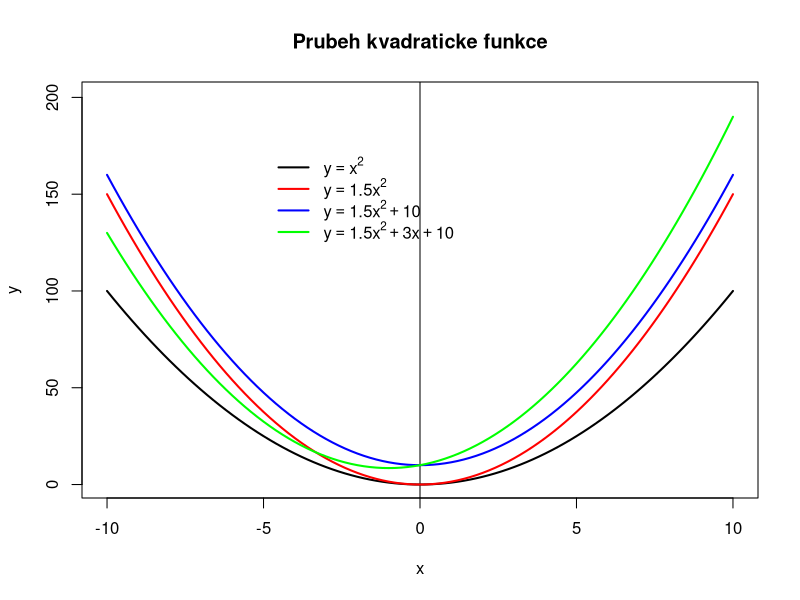
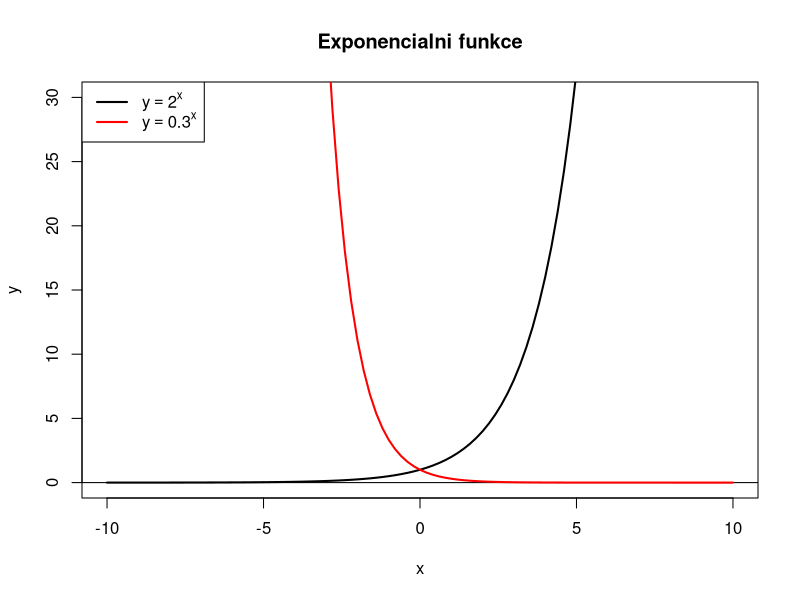
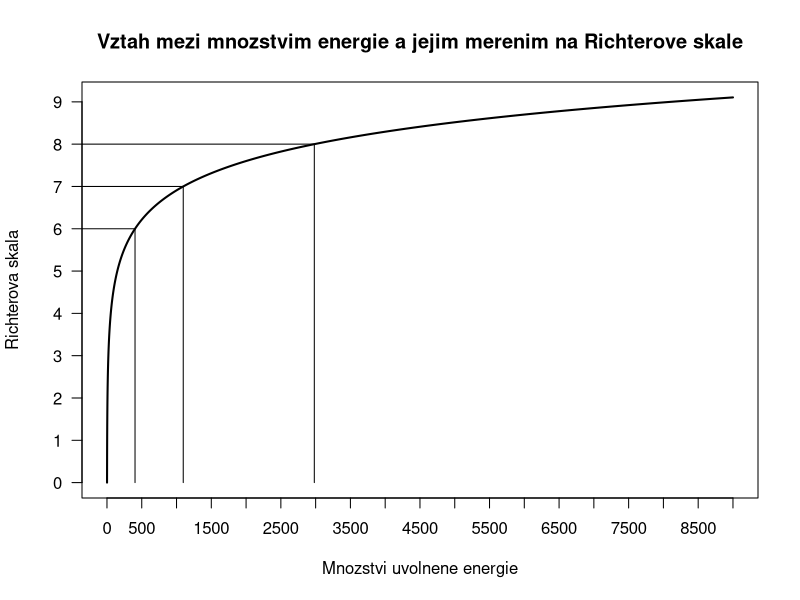
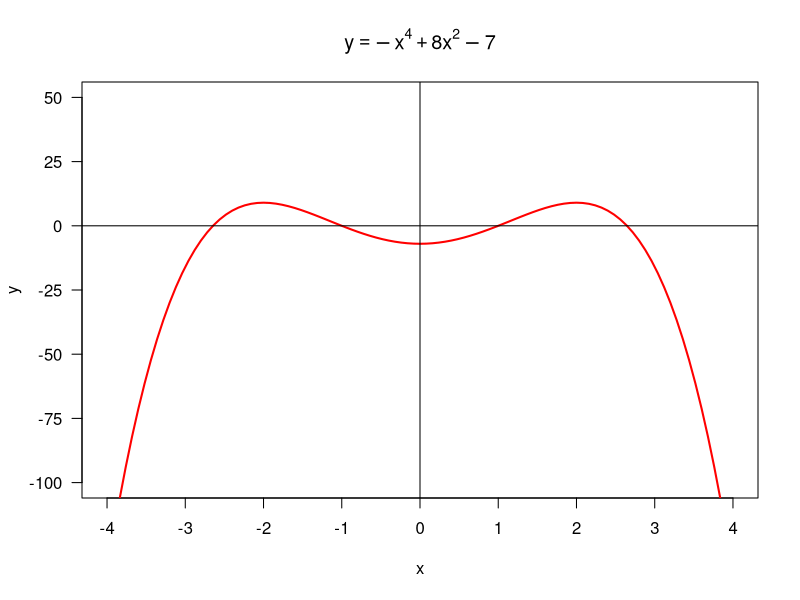
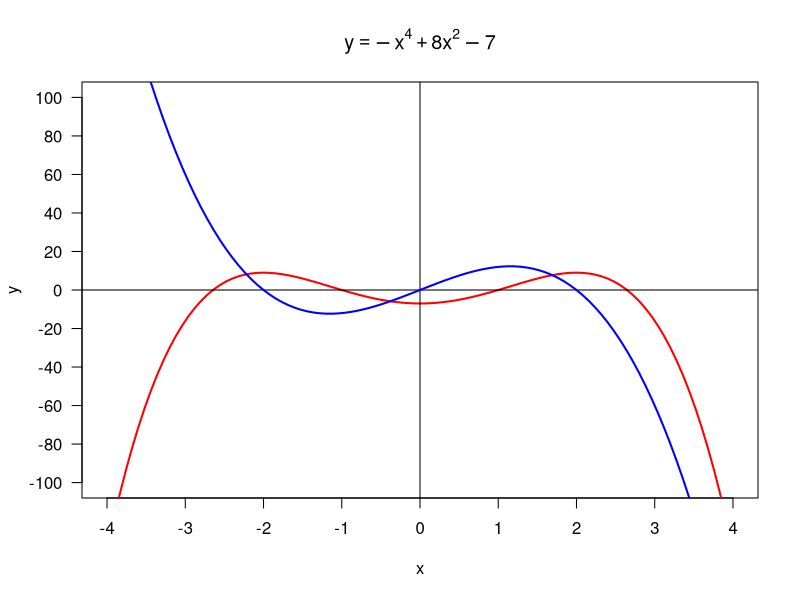

Write R code to recreate these figures, in order.
## ---- chunk 1
knitr::opts_chunk$set(echo = TRUE, fig.width = 10)
## ---- chunk 2
x <- c(-10:10)
n <- length(x)

plot(x, type = "n", 
     ylim = c(1, 200), 
     xlim = c(-10, 10),
     main = "Prubeh kvadraticke funkce", xlab = "x", ylab = "y")
abline(v = 0)

curve(x^2, 
      from = x[1], to = x[n], 
      add = TRUE, 
      lwd = 2, 
      col = "black")

curve(1.5 * x^2, 
      from = x[1], to = x[n], 
      add = TRUE, 
      lwd = 2, 
      col = "red")

curve(1.5 * x^2 + 10, 
      from = x[1], to = x[n], 
      add = TRUE, 
      lwd = 2,
      col = "blue")

# b = 3 (vrchol paraboly se v tomto pripade posune doleva)
curve(1.5 * x^2 + 3 * x + 10, 
      from = x[1], to = x[n], 
      add = TRUE, 
      lwd = 2, col = "green")

legend(x = -5, y = 175, 
       legend = as.expression(c(bquote(y == x^2), bquote(y == 1.5*x^2), bquote(y == 1.5*x^2 + 10), bquote(y == 1.5*x^2 + 3*x + 10))), 
       col = c("black", "red", "blue", "green"), 
       lwd = c(2, 2, 2, 2),
       bty = "n")
## ---- chunk 3
plot(x,
     col = "black", 
     main = "Exponencialni funkce", 
     ylab = "y", 
     xlab = "x", 
     type = "n", 
     xlim = c(x[1], x[n]), 
     ylim = c(0, 30))
abline(a = 0, b = 0, lty = 1)

curve(expr = 2^x, 
      from = x[1], to = x[n], 
      add = TRUE, 
      lwd = 2, 
      col = "black")

# zaklad a = 0.3
curve(expr = 0.3^x, 
      from = x[1], to = x[n], 
      add = TRUE, 
      lwd = 2, 
      col = "red")

legend("topleft", 
       legend = as.expression(c(bquote(y == 2^x),
                                bquote(y == 0.3^x))), 
       lwd = c(2, 2), 
       col = c("black", "red"))
## ---- chunk 4
# vytvoreni vektoru prirozenych cisel od 1 do 10
x <- c(1:10)
print(x)
# ulozeni vysledku logaritmovani do vektoru y
y <- log(x, base = 3)
print(y)
# realizace zpetne transformace: vyuzivame exponencialni funkci, abychom se vratili zpatky k vektoru prirozenych cisel 1 az 10
x_ <- 3^y
print(x_)
## ---- chunk 5
x <- 1:9000
# pocitame prirozeny logaritmus pro kazde z 9000 prirozenych cisel ve vektoru x
y <- log(x)

plot(x, y, 
     yaxp = c(0, 9, 9),
     xaxp = c(0, 9000, 18),
     type = "l",
     xlab = "Mnozstvi uvolnene energie", ylab = "Richterova skala",
     main = "Vztah mezi mnozstvim energie a jejim merenim na Richterove skale", lwd = 2, las = 1)
# pridame vertikalni a horizontalni primku pro hodnotu Richterovy sklaly = 6
skala = 6
lines(x = c(-1e10, exp(skala)), y = c(skala,skala))
lines(x = c(exp(skala), exp(skala)), y = c(0,skala))
# pridame vertikalni a horizontalni primku pro hodnotu Richterovy sklaly = 7
skala = 7
lines(x = c(-1e10, exp(skala)), y = c(skala,skala))
lines(x = c(exp(skala), exp(skala)), y = c(0,skala))
# pridame vertikalni a horizontalni primku pro hodnotu Richterovy sklaly = 8
skala = 8
lines(x = c(-1e10, exp(skala)), y = c(skala,skala))
lines(x = c(exp(skala), exp(skala)), y = c(0,skala))
## ---- chunk 6
# aby se nam jednoduseji pocitalo, tak jako cisla ve vektoru x volime n-te mocniny cisla 10
x <- c(10, 100, 1000, 10000)
# pocitame dekadicke logaritmy z prvku vektoru x. Vecne resime otazku: na jaky exponent musime umocnit cislo 10, abychom dostali cisla 10, 100, 1000 a 10000?
y <- log(x, base = 10)
print(y)
# stejne tak muzeme pouzit specialni funkci pro dekadicky logaritmus: log10
y_ <- log10(x)
print(y_)
# vidime, ze vysledky jsou stejne (bez ohledu na to, kterou funkci pouzijeme)
log(x, base = 10) == log10(x)
## ---- chunk 7
# mocninna funkce
D(expression(x^2), "x")
## ---- chunk 8
# kvadraticka funkce
D(expression(1.5*x^2 + 3*x + 10), "x")
## ---- chunk 9
# Nejdrive vyzkousime, jak se funkce chova na nejakem "uzkem" intervalu definicniho oboru, ktery obsahuje 0 (tady je to interval od -4 do 4, stejne tak by to ale mohl byt interval [-3; 3] nebo [-5; 5])
x <- seq(from = -4, to = 4, by = 1)
y <- -x^4 + 8*x^2 - 7
# Vidime, ze funkcni hodnoty polynomu ctvrteho stupne jsou na tomto intervalu mezi -135 a 9. Tomu prizpusobime rozsah osy x a y (argumenty xlim a ylim)
range(y)
plot(x, y, type = "n", ylim = c(-100, 50), xaxp = c(-4, 4, 8), yaxp = c(-100, 50, 6), cex = 2, las = 1, ylab = "y", main = bquote(y == -x^4 + 8*x^2 - 7))
curve(expr = -x^4 + 8*x^2 - 7, from = -4, to = 4, add = TRUE, las = 1, lwd = 2, col = "red", xlab = "x", ylab = "y")
abline(v = 0)
abline(h = 0)
## ---- chunk 10
D(expression(-x^4 + 8*x^2 - 7), "x")
## ---- chunk 11
x <- seq(from = -4, to = 4, by = 1)
y <- -x^4 + 8*x^2 - 7
plot(x, y, type = "n", ylim = c(-100, 100), xaxp = c(-4, 4, 8), yaxp = c(-100, 100, 10), cex = 2, las = 1, ylab = "y", main = bquote(y == -x^4 + 8*x^2 - 7))
curve(expr = -x^4 + 8*x^2 - 7, from = -4, to = 4, add = TRUE, las = 1, lwd = 2, col = "red", xlab = "x", ylab = "y")
abline(v = 0)
abline(h = 0)

# krivka prvni derivace
curve(expr = -4*x^3+16*x, from = -4, to = 4, add = TRUE, las = 1, lwd = 2, col = "blue", xlab = "x", ylab = "y")
## ---- chunk 12
# vytorime vektor se tremi koreny kubicke rovnice
x_extremy <- c(-2, 0, 2)
# vektor korenu dosadime do predpisu polynomicke funkce
y_extremy <- -x_extremy^4 + 8*x_extremy^2 - 7
print(y_extremy)
